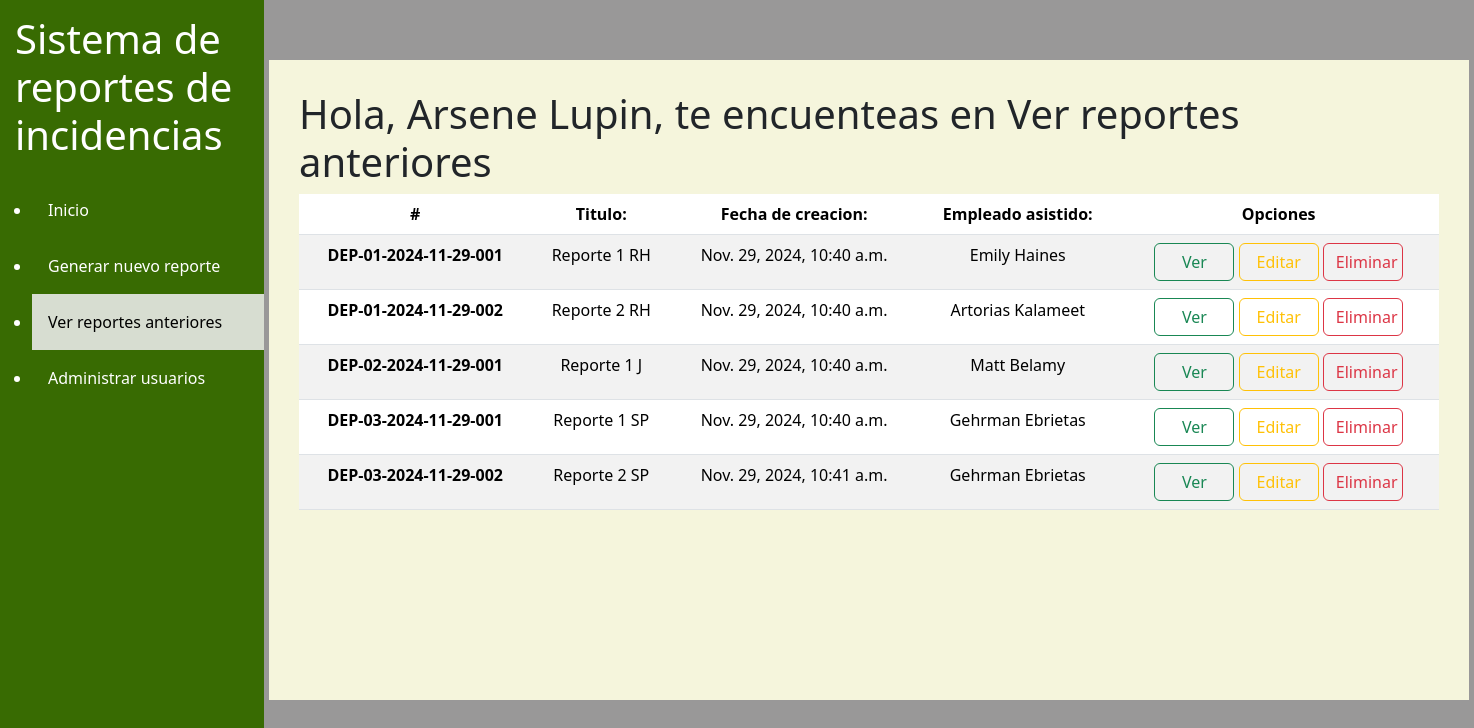
The app's page /viewReports/ (signed in) with its own data.
### appIncidencias/models.py (models this page shows, shortened)
class Tech_support_employee(AbstractBaseUser, PermissionsMixin):
    username = models.CharField(max_length=30, unique=True)
    pile_name = models.CharField(max_length=30)
    sur_name = models.CharField(max_length=30)
    is_active = models.BooleanField(default=True)
    is_admin = models.BooleanField(default=False)
    id = models.CharField(max_length=20, primary_key=True, editable=True)
    objects = TechSupportEmployeeManager()
    USERNAME_FIELD = 'username'
    REQUIRED_FIELDS = ['pile_name', 'sur_name']
    def __str__(self):
        return f"{self.pile_name} {self.sur_name}"

class Report(models.Model):
    title = models.CharField(max_length=50)
    summary = models.TextField()
    creation_date = models.DateTimeField(editable=False, default=datetime.now)
    tec_supp_emp = models.ForeignKey(settings.AUTH_USER_MODEL, on_delete=models.CASCADE)
    non_tec_emp = models.ForeignKey(Non_Tech_employee, on_delete=models.CASCADE)
    id = models.CharField(max_length=50, primary_key=True, editable=False)

class Non_Tech_employee(models.Model):
    pile_name = models.CharField(max_length=30)
    sur_name = models.CharField(max_length=30)
    department = models.ForeignKey(Department, on_delete=models.CASCADE)
    id = models.CharField(max_length=20, primary_key=True, editable=False)
    def __str__(self):
        return f"{self.pile_name} {self.sur_name}"

### appIncidencias/views.py (the view)
# urls.py: path('viewReports/', view_reports, name='viewReports'),
@login_required
def view_reports(request):
    if request.method == 'POST' and 'delete_report_id' in request.POST:
        report_id = request.POST['delete_report_id']
        report = get_object_or_404(Report, id=report_id)
        report.delete()
        return JsonResponse({'success': True})
    reports = Report.objects.all()
    context = {
        'reports': reports,
    }
    return render (request, 'core/viewReports.html', context)

### appIncidencias/templates/core/viewReports.html (shortened to what this page needs)
<!DOCTYPE html>
<html lang="es">
<head>
    <link rel="stylesheet" href="https://cdn.jsdelivr.net/npm/bootstrap-icons@1.11.3/font/bootstrap-icons.min.css">
    {% load bootstrap5 %}
    {% bootstrap_css %}
    {% load static %}
</head>
<body>
    <div class="left-menu">
        <h1>Sistema de reportes de incidencias</h1>
        <ul>
            <li><a href="{% url 'home' %}">Inicio</a></li>
            <li><a href="{% url 'addReports' %}">Generar nuevo reporte</a></li>
            <li><a class="active">Ver reportes anteriores</a></li>
            {% if user.is_admin %} <li><a href="{% url 'userManagment' %}">Administrar usuarios</a></li>{% endif %}
        </ul>
    </div>
    <div class="background-container">
        <div class="main-container">
            <h1>Hola, {{ user }}, te encuenteas en Ver reportes anteriores</h1>
            <table class="table table-striped" name="reports">
                <thead>
                    <tr>
                        <th scope="col">#</th>
                        <th scope="col">Titulo:</th>
                        <th scope="col">Fecha de creacion:</th>
                        <th scope="col">Empleado asistido:</th>
                        <th scope="col">Opciones</th>
                    </tr>
                </thead>
                <tbody>
                    {% for x in reports %}
                    <tr>
                        <th scope="row">{{x.id}}</th>
                        <td>{{x.title}}</td>
                        <td>{{x.creation_date}}</td>
                        <td>{{x.non_tec_emp}}</td>
                        <td><button type="button" class="btn btn-outline-success" data-toggle="modal"
                                data-target="#viewReports" data-id="{{ x.id }}" data-title="{{ x.title }}"
                                data-user="{{x.tec_supp_emp}}" data-summary="{{ x.summary }}">Ver</button>
                            <button type="button" class="btn btn-outline-warning" id="EditReportBtn" data-toggle="modal"
                                data-target="#viewReports">Editar</button>
                            <button type="button" class="btn btn-outline-danger" data-toggle="modal"
                                data-target="#eraseReports" data-id="{{x.id}}">Eliminar</button>
                        </td>
        </div>
        </tr>
        {% endfor %}
</body>
</html>

### appIncidencias/templates/core/viewReports.html (style rules this page uses)
.background-container { background-color: rgb(153, 152, 152); height: 100%; width: calc(100% - 33vh); position: absolute; top: 0; left: 33vh; }
.left-menu { position: absolute; height: 100%; width: 33vh; background-color: rgb(56, 107, 2); color: white; top: 0; left: 0; }
.main-container { background-color: beige; width: 150vh; height: 80vh; margin: 60px auto; padding: 30px; position: relative; }
.table th, .table td { text-align: center; }
.table button { width: 80px; }
.left-menu h1 { padding: 15px; }
.left-menu a { display: block; color: white; padding: 16px; text-decoration: none; }
.left-menu a.active { background-color: #ececece2; color: black; }

### records on screen
Tech_support_employee: pile_name+sur_name "Arsene Lupin"
Report: id "DEP-01-2024-11-29-001", title "Reporte 1 RH", creation_date "Nov. 29, 2024, 10:40 a.m.", non_tec_emp "Emily Haines"
Report: id "DEP-01-2024-11-29-002", title "Reporte 2 RH", creation_date "Nov. 29, 2024, 10:40 a.m.", non_tec_emp "Artorias Kalameet"
Report: id "DEP-02-2024-11-29-001", title "Reporte 1 J", creation_date "Nov. 29, 2024, 10:40 a.m.", non_tec_emp "Matt Belamy"
Report: id "DEP-03-2024-11-29-001", title "Reporte 1 SP", creation_date "Nov. 29, 2024, 10:40 a.m.", non_tec_emp "Gehrman Ebrietas"
Report: id "DEP-03-2024-11-29-002", title "Reporte 2 SP", creation_date "Nov. 29, 2024, 10:41 a.m.", non_tec_emp "Gehrman Ebrietas"
